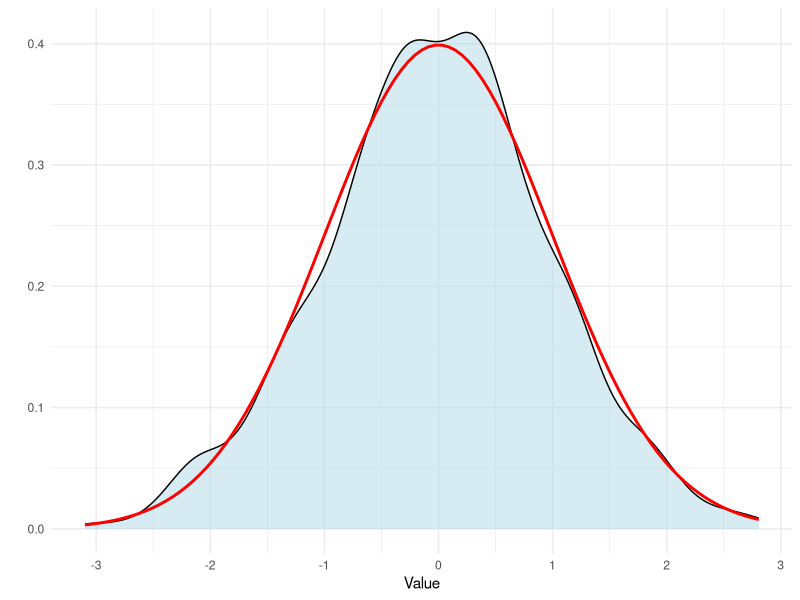

Write R code to recreate this figure. (Note: this script raises an error after producing the figure.)
## ---- chunk 1
# Load necessary libraries
library(ggplot2)

# Set parameters for the normal distribution
mean <- 0
sd <- 1
n <- 1000

# Generate data
data <- data.frame(x = rnorm(n, mean, sd))

# Create the plot
ggplot(data, aes(x = x)) +
  geom_density(fill = "lightblue", alpha = 0.5) +
  stat_function(
    fun = dnorm,
    args = list(mean = mean, sd = sd),
    color = "red",
    size = 1
  ) +
  xlab("Value") +
  ylab("") +
  theme_minimal()
## ---- chunk 2
knitr::include_graphics("fig/Histogram.jpg")
## ---- chunk 3
knitr::include_graphics("fig/box.jpg")
## ---- chunk 4
knitr::include_graphics("fig/quartiles.jpg")
## ---- chunk 5
knitr::include_graphics("fig/CnetralTendency.jpg")
## ---- chunk 6
knitr::include_graphics("fig/variability.png")
## ---- chunk 7
cat("$$s = \\sqrt{\\frac{\\sum_{i=1}^{n} (x_i - \\bar{x})^2}{n - 1}}$$")
## ---- chunk 8
cat("$$s^2 = \\frac{\\sum_{i=1}^{n} (x_i - \\bar{x})^2}{n - 1}$$")
## ---- chunk 9
cat("$$\\text{Range} = \\text{max}(x) - \\text{min}(x)$$")
